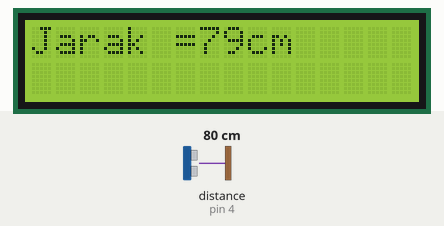
The sketch below on a simulated Arduino Uno, built with avr-gcc and run on an emulated ATmega328P. Shown: 16×2 character LCD. Wiring (inferred from the names in the program): ultrasonic range finder: trigger pin 5; echo pin 4. The test bench sets the inputs (shaded band); at power-on: distance to the obstacle (sensor on pin 4) 80 cm. The echo pulse lasts 58.3 µs per cm; what the sketch prints to the serial monitor is not drawn.

Above: at 3.2 s.
3.3 s: distance to the obstacle (sensor on pin 4) set to 2 cm
At 4.3 s:
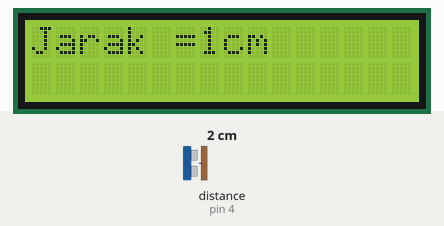
6.1 s: distance to the obstacle (sensor on pin 4) set to 250 cm
At 6.9 s:
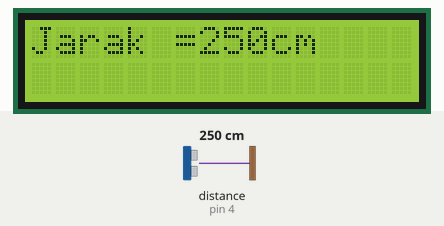
7.7 s: distance to the obstacle (sensor on pin 4) set to 4 cm
At 8.4 s:
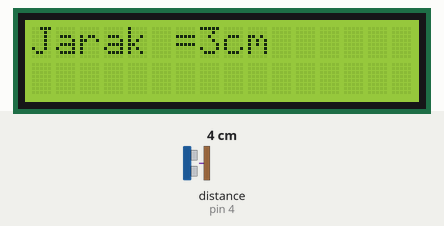
Timing chart, 0 to 10.7 s (numbered marks = the images above; inputs shaded):
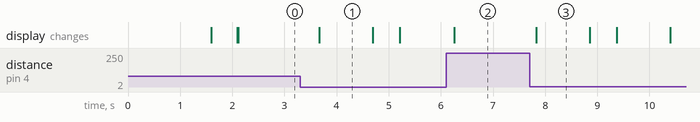

Measured:
- after the input at 3.3 s, the display: changes after 0.37 s (image 1)
- after the input at 6.1 s, the display: changes after 0.15 s (image 2)
- after the input at 7.7 s, the display: changes after 0.13 s (image 3)
- what the display in image 1 shows lasts 1.0 s, from 3.7 s to 4.7 s

The sketch:

pengaris_digital.ino
```cpp
#include <LiquidCrystal_I2C.h>
LiquidCrystal_I2C lcd(0x27 ,2,1,0,4,5,6,7,3, POSITIVE);

#define echoPin 4 // echo
#define trigPin 5 // trig

int maximumRange = 200; //kebutuhan akan maksimal range
int minimumRange = 0; //kebutuhan akan minimal range
long durasi, jarak; //waktu untuk kalkulasi jarak

void setup() {
 //type lcd
 Serial.begin(9600);
 lcd.begin(16, 2); // ukuran lcd 16 baris 2 kolom
 lcd.setCursor(3,0);
 lcd.print ("Penggaris");
 lcd.setCursor(4,1);
 lcd.print ("Digital");
 delay(1500);
 lcd.clear();
 lcd.setCursor(3,0);
 lcd.print ("READY...!!");
 delay(500);
 lcd.clear();

 pinMode(echoPin, INPUT);
 pinMode(trigPin, OUTPUT);
}

void loop() {
 digitalWrite(trigPin, LOW);
 delayMicroseconds(2);

 digitalWrite(trigPin, HIGH);
 delayMicroseconds(10);

 digitalWrite(trigPin, LOW);

 durasi = pulseIn(echoPin, HIGH);
 jarak = durasi/58.2;

  lcd.setCursor(0,0);
  lcd.print("Jarak =");
  lcd.print(jarak);
  lcd.print("cm   ");

  Serial.println("Jarak =");
  Serial.println(jarak);
  Serial.println("cm   ");

  delay(500);

}
```
